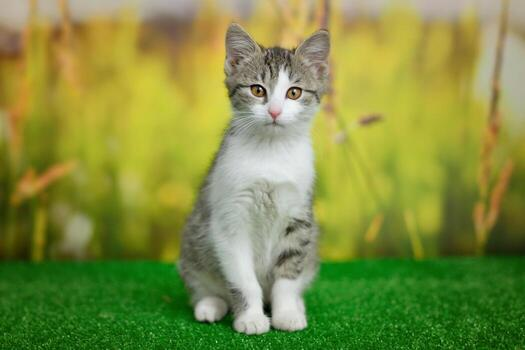
#> input picture opencv/Photos/cat.jpg, 525 x 350 px, found by its file name
$ python basicFxn.py
#> lines starting #> are read from the running program, lines starting #| are printed output that depends on the picture
import cv2 as cv

img = cv.imread('/Users/vishwanathmaheshwary/opencv/learning-computer-vision/opencv/Photos/cat.jpg')
#> img is the input picture: shape (350, 525, 3); mean B, G, R 66.2, 142.5, 129.8

cv.imshow('Cat', img)
# a 3 channel BGR image (blue green red)
# converting colored image to grayscale
# see the intensity distribution of pixels
gray = cv.cvtColor(img, cv.COLOR_BGR2GRAY)
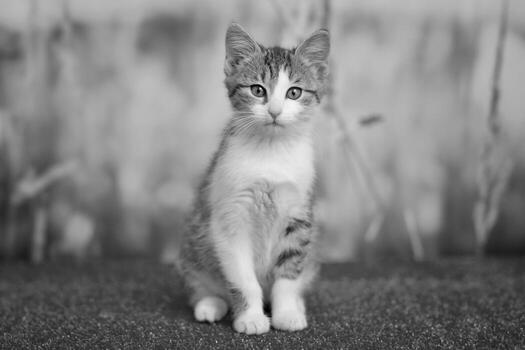
#> gray: shape (350, 525); min 0, max 249, mean 130
cv.imshow('Gray', gray)

# how to blur an image (removing noise in image)
# using a gaussian blur (uses a bell shaped mathematical formula)
# kernel size : refers to teh dimensions of a small matrix used as a sliding window to perform mathematical operations
# the kernel size has to be an odd number

blur = cv.GaussianBlur(img, (7,7),cv.BORDER_DEFAULT)
cv.imshow('Blur', blur)

# creating an edge cascade(finding the edges that are present in the image)
# canny edge detector
canny = cv.Canny(img, 125,175)
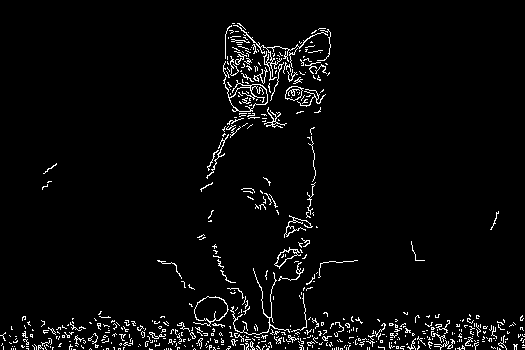
#> canny: shape (350, 525); 3.6% white in thin lines or dots
cv.imshow('edges', canny)

# if you pass in the blur, you will reduce the amount of edges found

# dilating the image (takes the structured element)
#expands the bright(white) regions
# larger kernels produce more expansion
dilated = cv.dilate(canny,(7,7),iterations=1) # kernel size
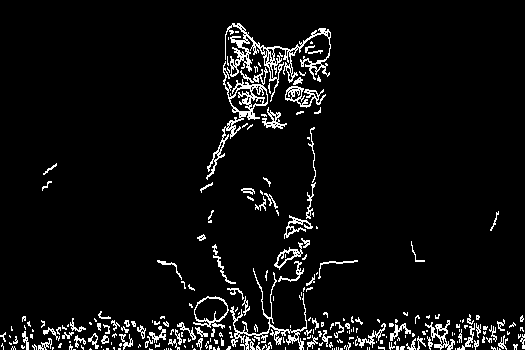
#> dilated: shape (350, 525); 5.7% white in thin lines or dots
cv.imshow('dilaed', dilated)

# eroding (shrinks the bright regions)
eroded = cv.erode(dilated, (7,7), iterations=1)
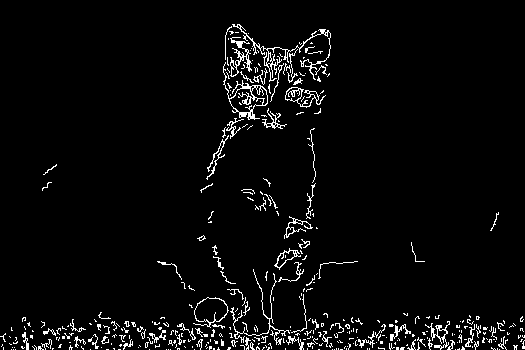
#> eroded: shape (350, 525); 3.9% white in thin lines or dots
cv.imshow('eroded', eroded)

# resizing an image
# interpolation is useful if u r shrinking the image (INTER_AREA)
# but if u r tryign to enlarge the image to a much larger dimension, use INTER_LINEAR / INTER_CUBIC
resized = cv.resize(img, (500,500), interpolation=cv.INTER_AREA)
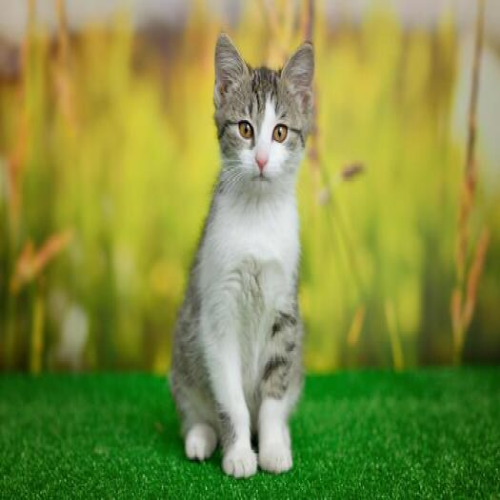
#> resized: shape (500, 500, 3); mean B, G, R 66.1, 142.5, 129.7
cv.imshow('resized', resized)


#cropping an image
# uses the fact that images are arrays, we can use array slicing. (select a portion of the image on the basis of ur pixel values)

cropped = img[50:200, 200:400]
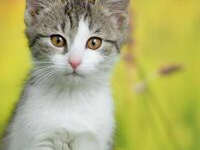
#> cropped: shape (150, 200, 3); mean B, G, R 111.9, 176.4, 177.1
cv.imshow('cropped', cropped)

cv.waitKey(0)
